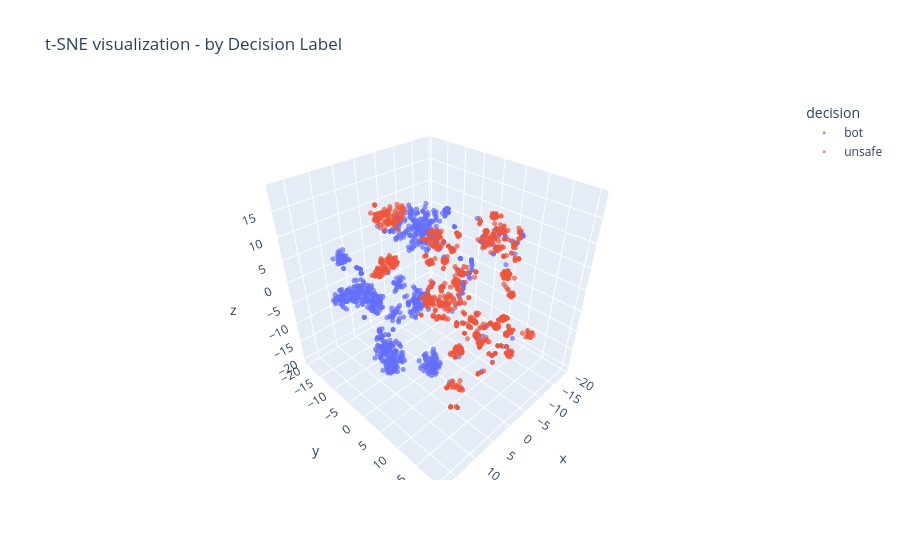
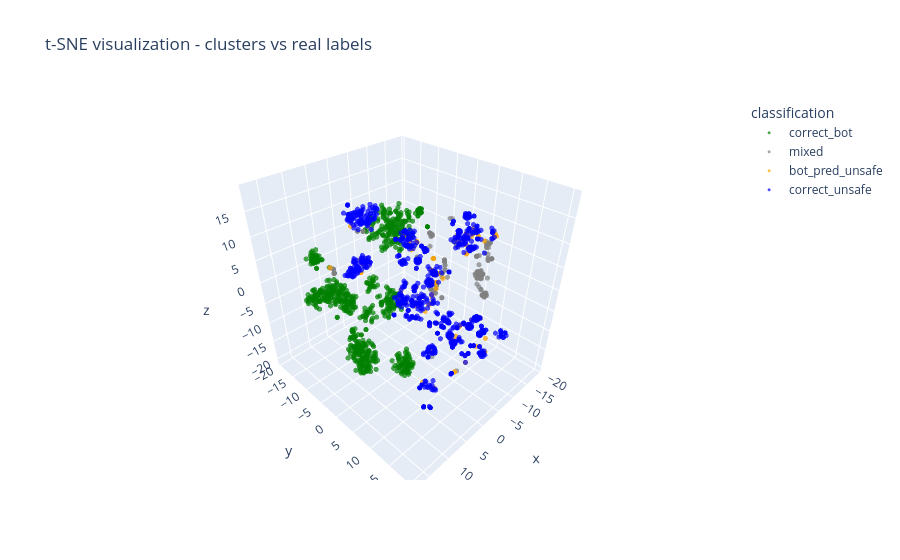
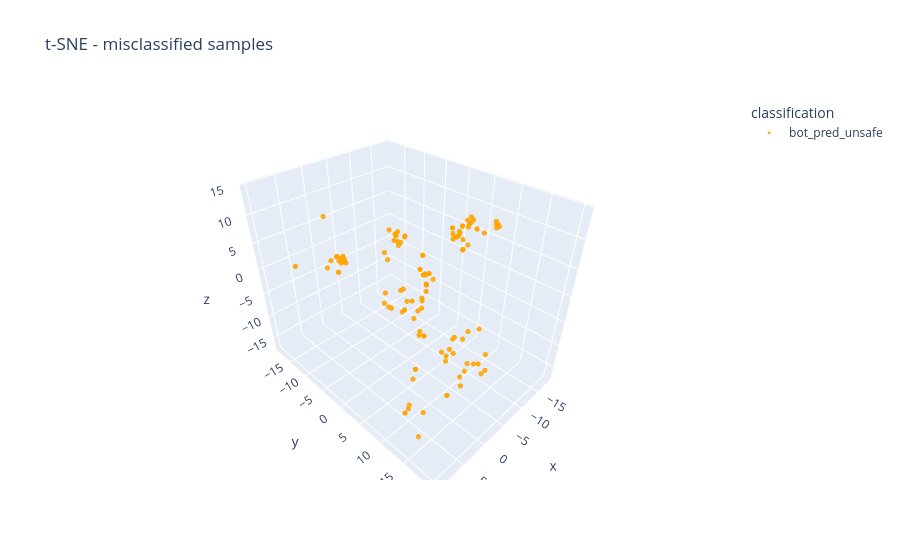

Notebook code cell kept with these figures, in order:
### Code cell
%reload_ext autoreload
%autoreload 2

from sentence_transformers import SentenceTransformer
from app.tools.data_analysis_tools import enrich_parquet_data
from app.tools.metrics_agent_tools import analyze_traffic_patterns
from app.services.clustering_service import RequestClusteringPipeline

traffic_source = "tiktok" 
print("\n🕵️ [Data Engineer] Testing: 1. SQL Discovery")
try:
    campaigns = await query_sql_campaigns.ainvoke({
        "traffic_source": traffic_source, 
        "limit": 5
    })
    print(f"✅ SQL Result (Hashes): {campaigns}")
    
    # Pegamos o primeiro hash para o teste (ou mockamos se estiver vazio)
    target_hashes = campaigns if isinstance(campaigns, list) and campaigns else ["mock_hash_123"]
    print(f"🎯 Hashes selecionados: {target_hashes}")

except Exception as e:
    print(f"❌ SQL Failed: {e}")

# ==============================================================================
# 2. DATA ENGINEER AGENT: Ingestion
# ==============================================================================
print("\n📦 [Data Engineer] Testing: 2. Mongo Extraction to File")

# end = datetime.utcnow()
# start = end - timedelta(minutes=15)

try:
    extraction_msg = await query_mongo_requests.ainvoke({
        "traffic_source": traffic_source,
        "hashes": ["mmfbs135fw"], # outbrain
        "limit_request": 1000,
        # "start": start,
        # "end": end
    })
    print(f"✅ Extraction Msg:\n{extraction_msg}")
    
    # Simulando o LLM "lendo" a mensagem e pegando o path
    raw_file_path = extract_filepath(extraction_msg)
    print(f"📂 LLM extraiu o caminho cru: {raw_file_path}")

except Exception as e:
    print(f"❌ Mongo Extraction Failed: {e}")

print("\n🧠 [ML Specialist] Testing: 3. Traffic Pattern Analysis Tool")

# df_result = pipeline.run(raw_file_path)
# json = pipeline.analyze_traffic_for_llm()
# print(f"--- Results Clsutering for ---")
# # print(df_result["classification"].value_counts())
# print(json)

try:
    # 3. Invoca a ferramenta passando a lista
    resposta = analyze_traffic_patterns.invoke({
        "filepath": raw_file_path
    })

    print("✅ Analise Concluída! Resposta da Tool:\n")
    print(resposta)

except Exception as e:
    # 4. Mostrar o erro exato ajuda muito no debug!
    print(f"❌ Analise Failed: {e}")

### Figure 1 — Plotly figure (JSON) as saved in the notebook; plotly's stock layout.template omitted (floating-point values rounded to 4 significant figures; data arrays with more than 128 entries replaced by an {"elided": "..."} marker saying what was removed)
{"data": [{"hovertemplate": "decision=bot<br>x=%{x}<br>y=%{y}<br>z=%{z}<extra></extra>", "legendgroup": "bot", "marker": {"color": "#636efa", "opacity": 0.7, "size": 3, "symbol": "circle"}, "mode": "markers", "name": "bot", "scene": "scene", "showlegend": true, "type": "scatter3d", "x": {"elided": "1000 float values"}, "y": {"elided": "1000 float values"}, "z": {"elided": "1000 float values"}}, {"hovertemplate": "decision=unsafe<br>x=%{x}<br>y=%{y}<br>z=%{z}<extra></extra>", "legendgroup": "unsafe", "marker": {"color": "#EF553B", "opacity": 0.7, "size": 3, "symbol": "circle"}, "mode": "markers", "name": "unsafe", "scene": "scene", "showlegend": true, "type": "scatter3d", "x": {"elided": "1000 float values"}, "y": {"elided": "1000 float values"}, "z": {"elided": "1000 float values"}}], "layout": {"legend": {"title": {"text": "decision"}, "tracegroupgap": 0}, "scene": {"domain": {"x": [0, 1], "y": [0, 1]}, "xaxis": {"title": {"text": "x"}}, "yaxis": {"title": {"text": "y"}}, "zaxis": {"title": {"text": "z"}}}, "title": {"text": "t-SNE visualization - by Decision Label"}}}

### Figure 2 — Plotly figure (JSON) as saved in the notebook; plotly's stock layout.template omitted (floating-point values rounded to 4 significant figures; data arrays with more than 128 entries replaced by an {"elided": "..."} marker saying what was removed)
{"data": [{"hovertemplate": "classification=correct_bot<br>x=%{x}<br>y=%{y}<br>z=%{z}<extra></extra>", "legendgroup": "correct_bot", "marker": {"color": "green", "opacity": 0.7, "size": 3, "symbol": "circle"}, "mode": "markers", "name": "correct_bot", "scene": "scene", "showlegend": true, "type": "scatter3d", "x": {"elided": "781 float values"}, "y": {"elided": "781 float values"}, "z": {"elided": "781 float values"}}, {"hovertemplate": "classification=mixed<br>x=%{x}<br>y=%{y}<br>z=%{z}<extra></extra>", "legendgroup": "mixed", "marker": {"color": "gray", "opacity": 0.7, "size": 3, "symbol": "circle"}, "mode": "markers", "name": "mixed", "scene": "scene", "showlegend": true, "type": "scatter3d", "x": {"elided": "180 float values"}, "y": {"elided": "180 float values"}, "z": {"elided": "180 float values"}}, {"hovertemplate": "classification=bot_pred_unsafe<br>x=%{x}<br>y=%{y}<br>z=%{z}<extra></extra>", "legendgroup": "bot_pred_unsafe", "marker": {"color": "orange", "opacity": 0.7, "size": 3, "symbol": "circle"}, "mode": "markers", "name": "bot_pred_unsafe", "scene": "scene", "showlegend": true, "type": "scatter3d", "x": {"elided": "142 float values"}, "y": {"elided": "142 float values"}, "z": {"elided": "142 float values"}}, {"hovertemplate": "classification=correct_unsafe<br>x=%{x}<br>y=%{y}<br>z=%{z}<extra></extra>", "legendgroup": "correct_unsafe", "marker": {"color": "blue", "opacity": 0.7, "size": 3, "symbol": "circle"}, "mode": "markers", "name": "correct_unsafe", "scene": "scene", "showlegend": true, "type": "scatter3d", "x": {"elided": "897 float values"}, "y": {"elided": "897 float values"}, "z": {"elided": "897 float values"}}], "layout": {"legend": {"title": {"text": "classification"}, "tracegroupgap": 0}, "scene": {"domain": {"x": [0, 1], "y": [0, 1]}, "xaxis": {"title": {"text": "x"}}, "yaxis": {"title": {"text": "y"}}, "zaxis": {"title": {"text": "z"}}}, "title": {"text": "t-SNE visualization - clusters vs real labels"}}}

### Figure 3 — Plotly figure (JSON) as saved in the notebook; plotly's stock layout.template omitted (floating-point values rounded to 4 significant figures; data arrays with more than 128 entries replaced by an {"elided": "..."} marker saying what was removed)
{"data": [{"hovertemplate": "classification=bot_pred_unsafe<br>x=%{x}<br>y=%{y}<br>z=%{z}<extra></extra>", "legendgroup": "bot_pred_unsafe", "marker": {"color": "orange", "opacity": 0.9, "size": 3, "symbol": "circle"}, "mode": "markers", "name": "bot_pred_unsafe", "scene": "scene", "showlegend": true, "type": "scatter3d", "x": {"elided": "142 float values"}, "y": {"elided": "142 float values"}, "z": {"elided": "142 float values"}}], "layout": {"legend": {"title": {"text": "classification"}, "tracegroupgap": 0}, "scene": {"domain": {"x": [0, 1], "y": [0, 1]}, "xaxis": {"title": {"text": "x"}}, "yaxis": {"title": {"text": "y"}}, "zaxis": {"title": {"text": "z"}}}, "title": {"text": "t-SNE - misclassified samples"}}}
